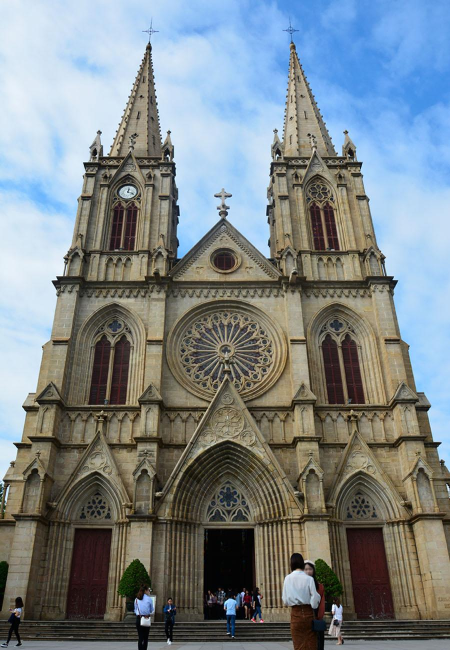
#> input picture IMG_Visual_learning/Features_Detection/chorch.jpg, 900 x 1300 px (shown at 1/2 size)
$ python 'SIFT尺度不变特征变换.py'
#> lines starting #> are read from the running program, lines starting #| are printed output that depends on the picture
# SIFT（尺度不变特征变换）:
# SIFT 是一种用于检测和描述局部特征的算法:
#       具有尺度不变性和旋转不变性。
# 它通过在不同尺度上检测关键点，并为每个关键点计算一个描述符来实现特征匹配。
# ✨SIFT 的主要步骤包括：
# 1. 尺度空间极值检测：在不同尺度上检测关键点。
# 2. 关键点定位：精确定位关键点位置。
#
# 函数：cv.SIFT_create()

'''
理论：
1. 尺度空间极值检测：
   - SIFT 通过构建尺度空间来检测关键点。
          尺度空间是通过对图像进行高斯模糊来创建的。
   - 在尺度空间中，SIFT 通过比较不同尺度上的图像来检测关键点。
          具体来说，SIFT 计算图像在不同尺度上的差分（DoG）图像。
          并在这些图像中寻找局部极值点。

2. 关键点定位：在检测到关键点后，进一步精确定位关键点的位置和尺度.
            这里利用泰勒级数展开尺度空间来获得更准确的极值位置，
            并通过设置contrastThreshold和edgeThreshold来过滤掉不稳定的关键点。

3. 方向分配：为每个关键点分配一个主方向，以实现旋转不变性。

4. 关键点描述符：为每个关键点计算一个描述符，通常是一个128维的向量。
          该描述符基于关键点周围的梯度信息构建，具有旋转和尺度不变性。

5. 特征匹配：使用描述符进行特征匹配，通常使用欧氏距离或其他距离度量来比较描述符之间的相似性。
          SIFT 的描述符具有较高的区分能力，使得它在图像匹配和物体识别等任务中表现出色。

'''

#------------OpenCV-Python SIFT 示例代码--------------#
import cv2 as cv
import numpy as np
import os
from PIL import Image
import matplotlib
# 设置matplotlib使用非交互式后端，避免Qt依赖问题
matplotlib.use('Agg')
from matplotlib import pyplot as plt

def imread_chinese_path(path):
    """读取包含中文路径的图片"""
    try:
        img = Image.open(path)
#> img is the input picture: PIL image 900x1300 RGB; mean R, G, B 123.7, 132.3, 135.9
        img_np = np.array(img)
        if len(img_np.shape) == 3 and img_np.shape[2] == 3:
            img_bgr = cv.cvtColor(img_np, cv.COLOR_RGB2BGR)
            return img_bgr
        return img_np
    except Exception as e:
        print(f"读取图片失败: {e}")
        return None

def imwrite_chinese_path(path, img):
    """保存图片到中文路径"""
    try:
        # 如果是BGR格式，转换为RGB
        if len(img.shape) == 3 and img.shape[2] == 3:
            img_rgb = cv.cvtColor(img, cv.COLOR_BGR2RGB)
        else:
            img_rgb = img
        # 使用PIL保存
        img_pil = Image.fromarray(img_rgb)
        img_pil.save(path)
        print(f"图片已保存到: {path}")
        return True
    except Exception as e:
        print(f"保存图片失败: {e}")
        return False

# 获取脚本所在目录
script_dir = os.path.dirname(os.path.abspath(__file__))

# 读取图像 - 使用绝对路径和自定义函数
img_path = os.path.join(script_dir, 'chorch.jpg')
img = imread_chinese_path(img_path)
assert img is not None, f"图像读取失败，请检查路径是否正确: {img_path}"
gray = cv.cvtColor(img, cv.COLOR_BGR2GRAY)
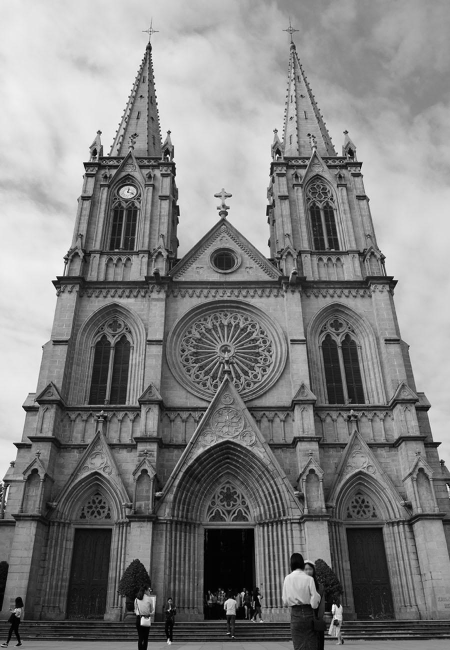
#> gray: shape (1300, 900) (shown at 1/2 size); min 0, max 254, mean 130.1

#1. 创建 SIFT 检测器对象：
# 创建一个 SIFT 检测器对象（调用 OpenCV 的 SIFT 构造函数）
# 语法: cv.SIFT_create() -> 返回一个包含 SIFT 方法的对象（例如 detect, compute）
sift = cv.SIFT_create(
    nfeatures=5000,
    nOctaveLayers=3,
    contrastThreshold=0.04,
    edgeThreshold=10,
    sigma=1.6
)

#2.关键点定位：
# 使用 sift 对象检测关键点（keypoints）
# 语法: detector.detect(image, mask=None) -> 返回关键点列表
# 这里传入 gray（灰度图），第二个参数 None 表示不使用掩码
kp = sift.detect(gray, None)
#> kp = 5001 keypoints; strongest (x, y, size): (336, 311, 2.8), (555, 310, 2.8), (256, 384, 2.1), (465, 1273, 1.9)

#3.描述关键点：
img_with_kp = cv.drawKeypoints(gray, kp, img, flags=cv.DRAW_MATCHES_FLAGS_DRAW_RICH_KEYPOINTS)
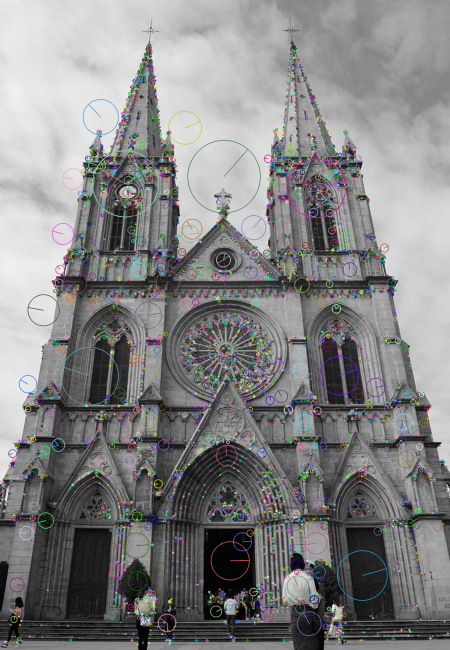
#> img_with_kp: shape (1300, 900, 3) (shown at 1/2 size); mean B, G, R 131.8, 131.6, 131.6

# 保存结果图片 - 使用中文路径兼容函数
output_path = os.path.join(script_dir, 'chorch_sift_keypoints.jpg')
imwrite_chinese_path(output_path, img_with_kp)

# 显示结果 - 使用matplotlib保存为文件而不是显示窗口
plt.figure(figsize=(10, 8))
plt.imshow(cv.cvtColor(img_with_kp, cv.COLOR_BGR2RGB))
plt.title('SIFT Keypoints')
plt.axis('off')

#4. 现在获取了关键点描述符，可以计算这些描述符来进行特征匹配等后续处理。
#
# 计算关键点的描述符：
# 语法: detector.compute(image, keypoints)
#               -> 返回关键点列表和对应的描述符数组
#eg：sift.compute(gray, kp) -> 返回 kp（关键点列表）和 des（描述符数组）
kp, des = sift.compute(gray, kp)
print(f"检测到 {len(kp)} 个关键点，描述符维度: {des.shape}")
#| 检测到 5001 个关键点，描述符维度: (5001, 128)

#result:检测到 12494 个关键点，描述符维度: (12494, 128)
#       这里 kp 是关键字点列表，des 是一个形状的数组(kp)*128.


#缺点：
# 1. 计算复杂度高：✨
#   SIFT 的计算过程较为复杂，尤其是在检测和描述符计算阶段，可能会导致处理速度较慢。
# 2. 专利限制：SIFT 曾经受到专利保护，虽然现在已经过期，但在某些应用中可能仍然存在法律风险。
# 3. 对于某些类型的图像（如纹理较少的图像），SIFT 可能无法检测到足够的关键点，导致匹配效果不佳。

#故：SURF（加速稳健特征）和 ORB（Oriented FAST and Rotated BRIEF）等算法、
# 被开发出来，以提供更快的计算速度和更好的性能
#               同时避免专利问题
